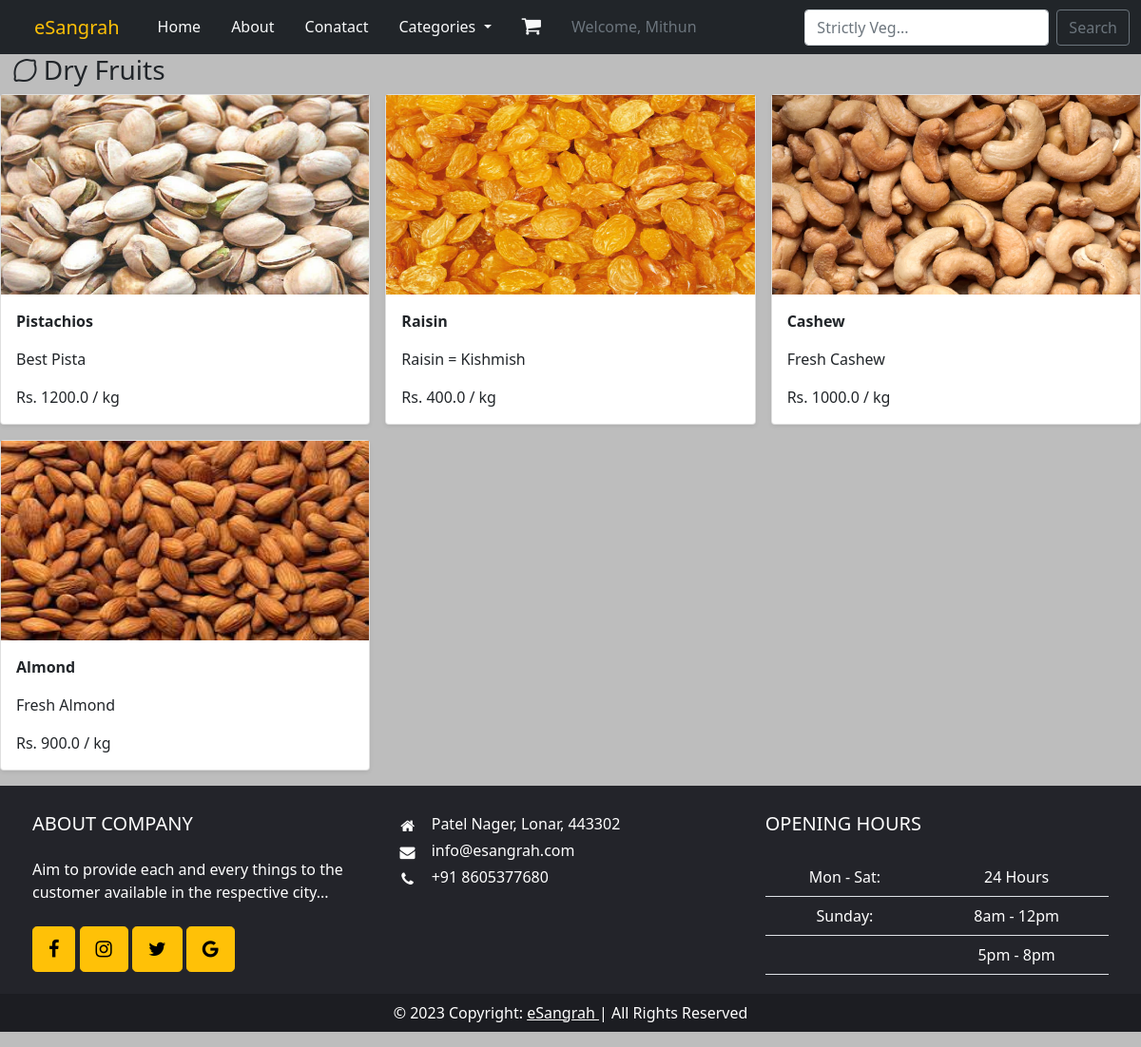
The page /dryfruit (signed in) on the database as committed earlier.
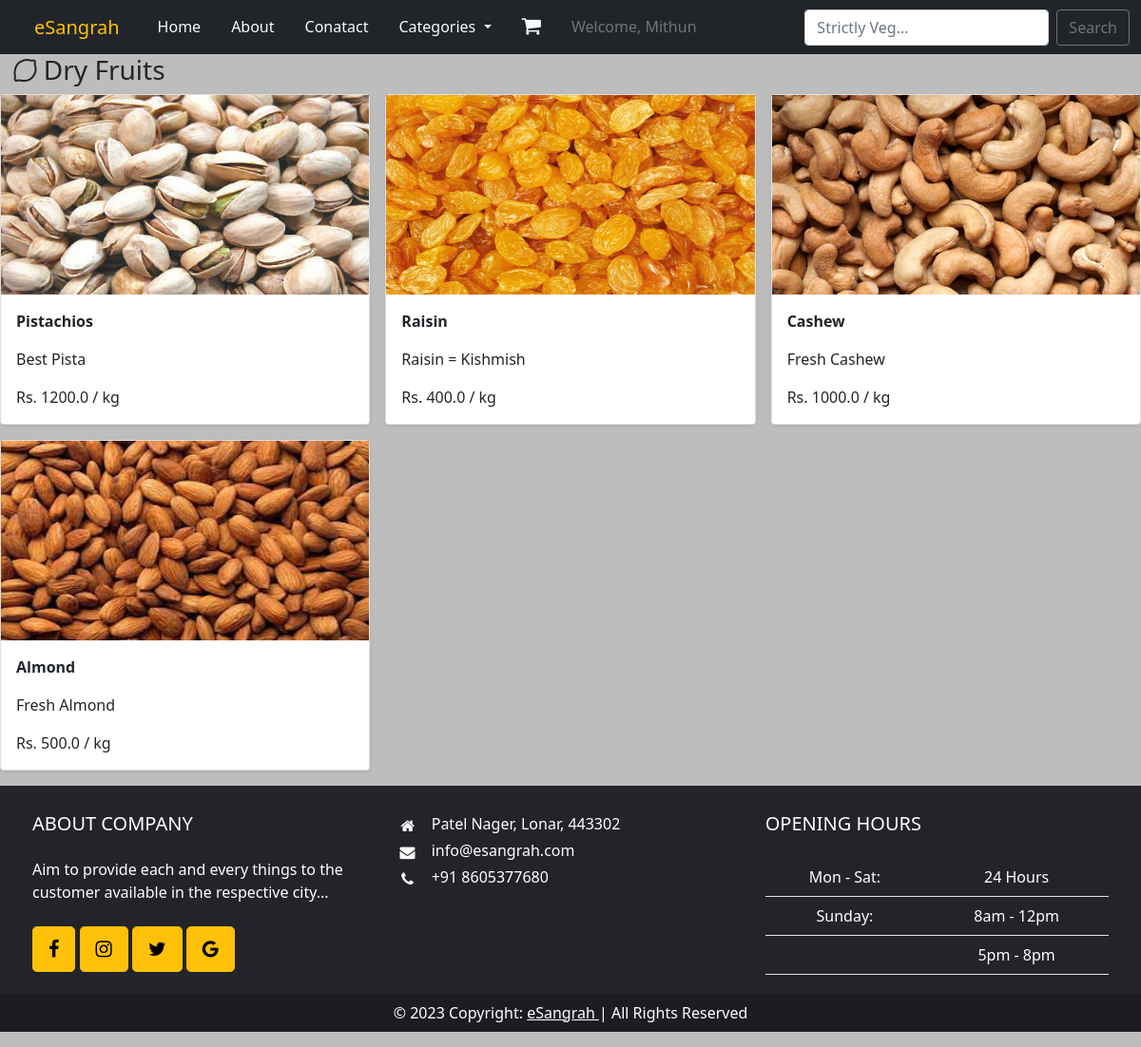
The same page on the database as committed later.
### eSangrah/models.py (models this page shows, shortened)
class DryFruit(models.Model):
    name = models.CharField(max_length=100)
    image = models.ImageField(upload_to="dryfruit_img")
    desc = models.CharField(max_length=100)
    price = models.FloatField(max_length=6)

### eSangrah/views.py (the view)
# urls.py: path("dryfruit", views.dryfruit, name='dryfruit'),
def dryfruit(request):
    dryfruits = DryFruit.objects.all().order_by("-id")
    return render(request, 'dryfruit.html', {"dryfruits":dryfruits})

### templates/dryfruit.html
{% extends "base.html" %}
{% block main %}
<h3 class="my5"> &nbsp; <i class="fa fa-lemon-o " aria-hidden="true"></i> Dry Fruits</h3>
<div class="row row-cols-1 row-cols-sm-2 row-cols-md-3 g-3">
    {% for dryfruit in dryfruits %}
    <div class="col">
        <div class="card shadow-sm">
            <a href=""><img src="{{dryfruit.image.url}}" class="d-block w-100" height="210px" alt="..."/></a>
            <div class="card-body">
                <p class="card-text"><b>{{dryfruit.name}}</b></p>
                <p class="card-text">{{dryfruit.desc}}</p>
                <p class="card-text">Rs. {{dryfruit.price}} / kg</p>
            </div>
        </div>
    </div>
  {% endfor %}
</div>
{% endblock main %}

Rows that differ between the two databases and show on the page:
changed DryFruit "Almond": price "900.0" → "500.0"
